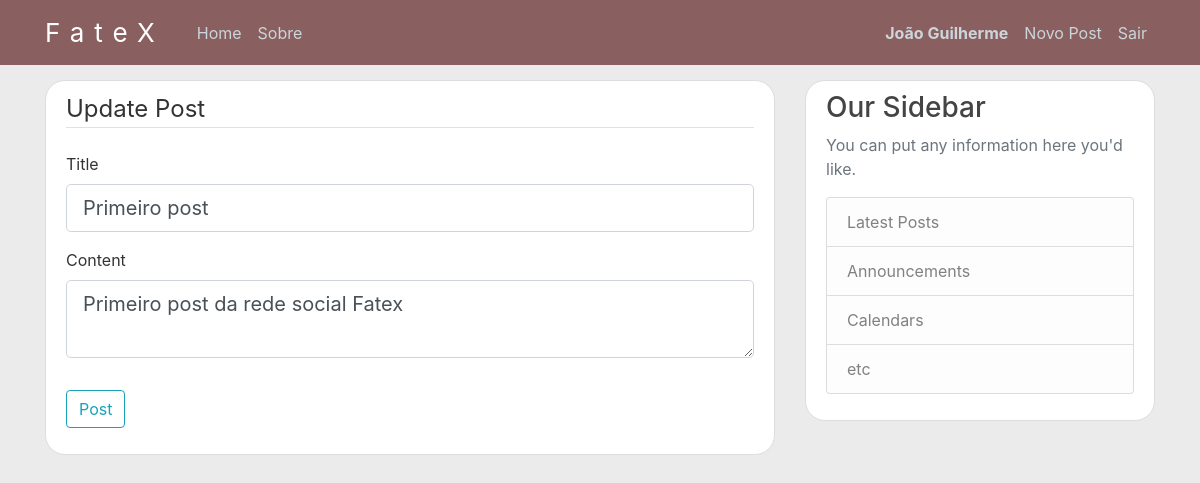
Screenshot of /post/1/update (signed in) with the database file from the repository.
### app/models.py (models this page shows, shortened)
class User(db.Model, UserMixin):
    id = db.Column(db.Integer, primary_key=True)
    username = db.Column(db.String(20), unique=True, nullable=False)
    email = db.Column(db.String(120), unique=True, nullable=False)
    image_file = db.Column(db.String(20), nullable=False, default='default.jpg')
    password = db.Column(db.String(60), nullable=False)
    posts = db.relationship('Post', backref='author', lazy=True)

class Post(db.Model):
    id = db.Column(db.Integer, primary_key=True)
    title = db.Column(db.String(100), nullable=False)
    date_posted = db.Column(db.DateTime, nullable=False, default = datetime.utcnow)
    content = db.Column(db.Text, nullable=False)
    user_id = db.Column(db.Integer, db.ForeignKey('user.id'), nullable=False)

### app/routes.py (the view)
@app.route('/post/<int:post_id>/update', methods=['GET', 'POST'])
@login_required
def update_post(post_id):
    post = Post.query.get_or_404(post_id)
    if post.author != current_user:
        abort(403)
    form = PostForm()
    if form.validate_on_submit():
        post.title = form.title.data
        post.content = form.content.data
        db.session.commit()
        flash('Seu post foi atualizado com sucesso!', 'success')
        return redirect(url_for('post', post_id=post.id))
    elif request.method == 'GET':
        form.title.data = post.title
        form.content.data = post.content
    return render_template('create_post.html', title='Update Post', form=form, post=post, legend="Update Post")

### app/forms.py
class PostForm(FlaskForm):
    title = StringField('Title', validators = [DataRequired()])
    content = TextAreaField('Content', validators = [DataRequired()])
    submit = SubmitField('Post')

### app/models.py (called while the page is built)
@login_manager.user_loader
def load_user(user_id):
    return User.query.get(int(user_id))

### app/templates/create_post.html (shortened to what this page needs)
{%extends "layout.html"%}
{%block content%}
<div class="content-section">
    <form method="POST" action="">
        <fieldset class="form-group">
            <legend class="border-bottom mb-4">{{legend}}</legend>
            <div class="form-group">
                {{form.title.label(class="form-control-label")}}
                {%if form.title.errors%}
                    {{form.title(class="form-control form-contrlo-lg is-invalid")}}
                    <div class="invalid-feedback">
                        {%for error in form.title.errors%}
                            <span>{{error}}</span>
                        {%endfor%}
                    </div>
                {%else%}
                    {{form.title(class="form-control form-control-lg")}}
                {%endif%}
            </div>
            <div class="form-group">
                {{form.content.label(class="form-control-label")}}
                {%if form.content.errors%}
                    {{form.content(class="form-control form-contrlo-lg is-invalid")}}
                    <div class="invalid-feedback">
                        {%for error in form.content.errors%}
                            <span>{{error}}</span>
                        {%endfor%}
                    </div>
                {%else%}
                    {{form.content(class="form-control form-control-lg")}}
                {%endif%}
            </div>
        </fieldset>
        <div class="form-group">
            {{form.submit(class="btn btn-outline-info")}}
        </div>
    </form>
</div>
{%endblock content%}

### app/templates/layout.html (shortened to what this page needs)
<!DOCTYPE html>
<html>
<head>
    <link rel="stylesheet" href="https://maxcdn.bootstrapcdn.com/bootstrap/4.0.0/css/bootstrap.min.css">
    <link rel="stylesheet" type="text/css" href="{{ url_for('static', filename='main.css') }}">
</head>
<body>
    <header class="site-header">
      <nav class="navbar navbar-expand-md navbar-dark bg-steel fixed-top">
        <div class="container">
          <a class="navbar-brand mr-4" href="/">FateX</a>
          <div class="collapse navbar-collapse" id="navbarToggle">
            <div class="navbar-nav mr-auto">
              <a class="nav-item nav-link" href="{{ url_for('home') }}">Home</a>
              <a class="nav-item nav-link" href="{{ url_for('about') }}">Sobre</a>
            </div>
            <div class="navbar-nav">
              {% if current_user.is_authenticated %}
                <strong><a class="nav-item nav-link" href="{{ url_for('account') }}">{{current_user.username}}</a></strong>
                <a class="nav-item nav-link" href="{{ url_for('new_post') }}">Novo Post</a>
                <a class="nav-item nav-link" href="{{ url_for('logout') }}">Sair</a>
              {% else %}
                <a class="nav-item nav-link" href="{{ url_for('login') }}">Entrar</a>
                <a class="nav-item nav-link" href="{{ url_for('register') }}">Cadastre-se</a>
              {% endif %}
            </div>
          </div>
        </div>
      </nav>
    </header>
    <main role="main" class="container">
      <div class="row">
        <div class="col-md-8">
          {% block content %}{% endblock %}
        </div>
        <div class="col-md-4">
          <div class="content-section">
            <h3>Our Sidebar</h3>
            <p class='text-muted'>You can put any information here you'd like.
              <ul class="list-group">
                <li class="list-group-item list-group-item-light">Latest Posts</li>
                <li class="list-group-item list-group-item-light">Announcements</li>
                <li class="list-group-item list-group-item-light">Calendars</li>
                <li class="list-group-item list-group-item-light">etc</li>
              </ul>
            </p>
          </div>
        </div>
      </div>
    </main>
</body>
</html>

### app/static/main.css (style rules this page uses)
body { background: #e6e6e6c7; color: #333333; margin-top: 5rem; }
h1, h2, h3, h4, h5, h6 { color: #444444; }
.bg-steel { background-color: #8a5f5f; }
.navbar-brand { font-size: 26px; letter-spacing: 10px; text-decoration: solid; }
.site-header .navbar-nav .nav-link { color: #cbd5db; }
.content-section { background: #ffffff; padding: 10px 20px; border: 1px solid #dddddd; border-radius: 20px; margin-bottom: 20px; }

### rows the page displays
User: username "João Guilherme"
Post: title "Primeiro post", content "Primeiro post da rede social Fatex"

### other values shown
{{ legend }} "Update Post"
